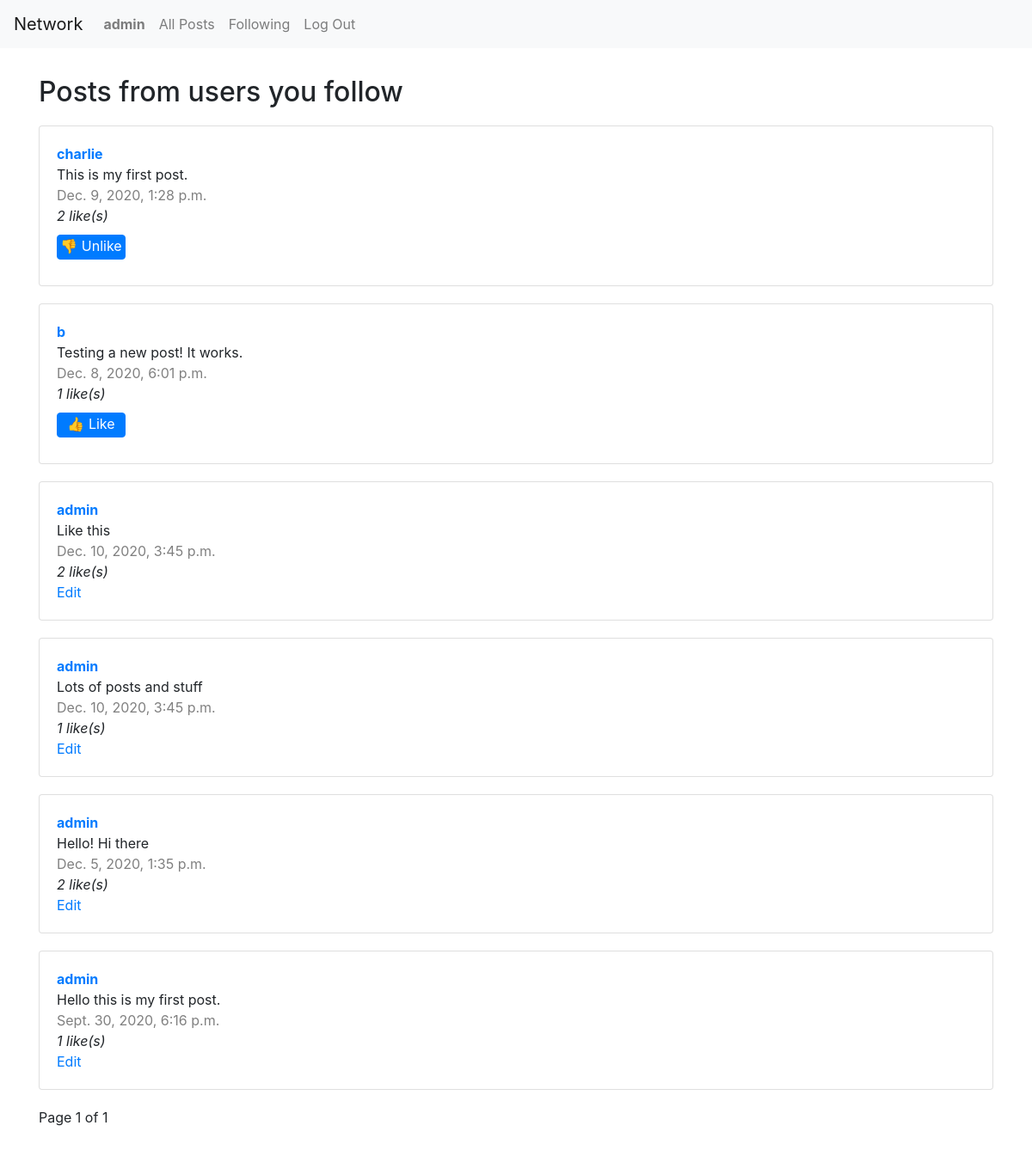
Screenshot of /user/anna/following (signed in) with the database file from the repository.
### network/models.py (models this page shows, shortened)
class User(AbstractUser):
    likes = models.ManyToManyField("Post", blank=True, related_name="liked_post")
    followers = models.ManyToManyField("self", blank="True", symmetrical=False, related_name="following")

class Post(models.Model):
    user = models.ForeignKey(User, on_delete=models.CASCADE)
    text = models.TextField(max_length=240)
    likes = models.ManyToManyField(User, blank=True, related_name="liked_user")
    timestamp = models.DateTimeField(auto_now_add=True)

### network/views.py (the view)
# urls.py: path("user/<str:username>/following", views.following, name="following"),
@login_required
def following(request, username):
    posts = []
    user = User.objects.get(username=username)
    followers = User.objects.all().filter(followers=user)
    for follow in followers:
        posts_list = list(Post.objects.filter(user=follow).order_by("-timestamp"))
        for post in posts_list:
            posts.append(post)
    paginator = Paginator(posts, 10)
    page_number = request.GET.get('page')
    page_obj = paginator.get_page(page_number)
    return render(request, "network/following.html", {
        "user": user,
        "page_obj": page_obj,
    })

### network/templates/network/following.html (shortened to what this page needs)
{% extends "network/layout.html" %}
{% block body %}
<div id="posts-view">
    <h2>Posts from users you follow</h2>
    {% for post in page_obj %}
    <div class="card" id="post-{{ post.id }}">
        <span id="username"><a href="{% url 'profile' post.user %}">{{ post.user }}</a></span>
        <span id="text">{{ post.text }}</span>
        <span id="timestamp">{{ post.timestamp }}</span>
        <span id="likes">
            <span class="likescount" data-id="{{ post.likes.count }}"
            {% if request.user in post.likes.all %}
            data-is_liked="yes"
            {% else %}
            data-is_liked="no"
            {% endif %}>
            {{ post.likes.count }}
            </span> like(s)
        </span>
        {% if post.user == request.user %}<a href="" onclick="return editPost(this)" id="edit" data-id="{{ post.id }}">Edit</a>
        {% elif request.user.is_authenticated %}
            {% if request.user in post.likes.all %}
                <button type="submit" data-id="{{ post.id }}" class="btn btn-primary like-button">
                    👎 Unlike
                </button>
            {% else %}
                <button type="submit" data-id="{{ post.id }}" class="btn btn-primary like-button">
                    👍 Like
                </button>
            {% endif %}
        {% endif %}
    </div>
    {% endfor %}
</div>
<div class="pagination">
    <span class="step-links">
        <span class="current">
            Page {{ page_obj.number }} of {{ page_obj.paginator.num_pages }}
        </span>
    </span>
</div>
{% endblock %}

### network/templates/network/layout.html (shortened to what this page needs)
{% load static %}
<!DOCTYPE html>
<html lang="en">
    <head>
        <link rel="stylesheet" href="https://stackpath.bootstrapcdn.com/bootstrap/4.4.1/css/bootstrap.min.css">
        <link href="{% static 'network/styles.css' %}" rel="stylesheet">
    </head>
    <body>
        <nav class="navbar navbar-expand-lg navbar-light bg-light">
            <a class="navbar-brand" href="/">Network</a>
            <div>
              <ul class="navbar-nav mr-auto">
                {% if user.is_authenticated %}
                    <li class="nav-item">
                        <a class="nav-link" href="{% url 'profile' user.username %}"><strong>{{ request.user.username }}</strong></a>
                    </li>
                {% endif %}
                <li class="nav-item">
                  <a class="nav-link" href="{% url 'index' %}">All Posts</a>
                </li>
                {% if user.is_authenticated %}
                    <li class="nav-item">
                        <a class="nav-link" href="{% url 'following' user.username %}">Following</a>
                    </li>
                    <li class="nav-item">
                        <a class="nav-link" href="{% url 'logout' %}">Log Out</a>
                    </li>
                {% endif %}
              </ul>
            </div>
          </nav>
        <div class="container">
            {% block body %}
            {% endblock %}
        </div>
    </body>
</html>

### network/static/network/styles.css (style rules this page uses)
.card { padding: 20px; margin: 20px 0; }
#timestamp { color: grey; }
#username { font-weight: bold; }
button, #save { width: 80px; padding: 0px !important; padding-bottom: 3px !important; margin: 10px 0; }
.pagination { margin-bottom: 2em; }
h1, h2 { margin-top: 1em; }
#likes { font-style: italic; }

### rows the page displays
User: user.username "admin"
Post: user "charlie", text "This is my first post.", timestamp "Dec. 9, 2020, 1:28 p.m.", likes.count "2"
Post: user "b", text "Testing a new post! It works.", timestamp "Dec. 8, 2020, 6:01 p.m.", likes.count "1"
Post: user "admin", text "Like this", timestamp "Dec. 10, 2020, 3:45 p.m.", likes.count "2"
Post: user "admin", text "Lots of posts and stuff", timestamp "Dec. 10, 2020, 3:45 p.m.", likes.count "1"
Post: user "admin", text "Hello! Hi there", timestamp "Dec. 5, 2020, 1:35 p.m.", likes.count "2"
Post: user "admin", text "Hello this is my first post.", timestamp "Sept. 30, 2020, 6:16 p.m.", likes.count "1"

### other values shown
{{ page_obj.number }} "1"
{{ page_obj.paginator.num_pages }} "1"
